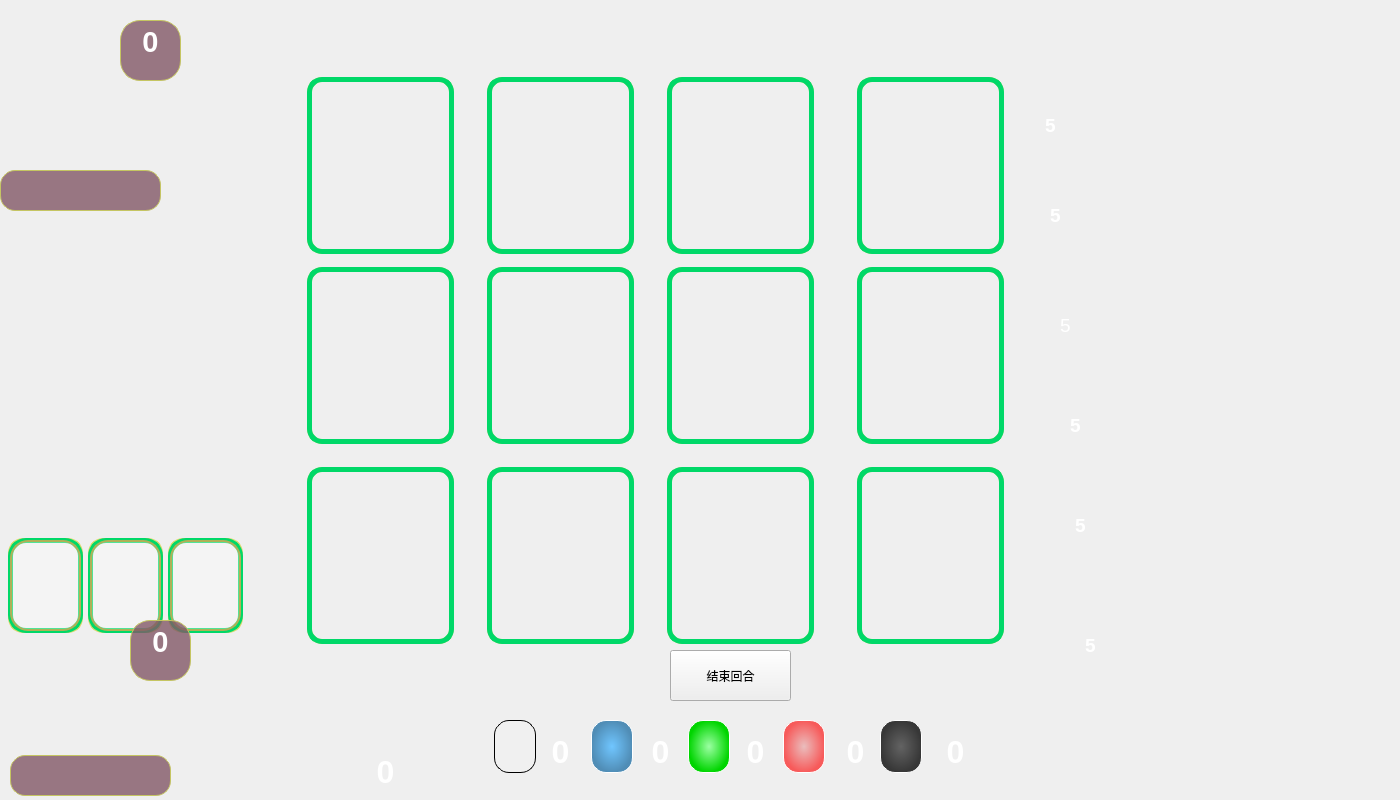
<?xml version="1.0" encoding="UTF-8"?>
<ui version="4.0">
 <class>gameInterface</class>
 <widget class="QWidget" name="gameInterface">
  <property name="geometry">
   <rect>
    <x>0</x>
    <y>0</y>
    <width>1400</width>
    <height>800</height>
   </rect>
  </property>
  <property name="minimumSize">
   <size>
    <width>1400</width>
    <height>800</height>
   </size>
  </property>
  <property name="maximumSize">
   <size>
    <width>1400</width>
    <height>800</height>
   </size>
  </property>
  <property name="focusPolicy">
   <enum>Qt::NoFocus</enum>
  </property>
  <property name="windowTitle">
   <string>gameInterface</string>
  </property>
  <property name="windowIcon">
   <iconset>
    <normaloff>:/images/打开界面.png</normaloff>:/images/打开界面.png</iconset>
  </property>
  <property name="styleSheet">
   <string notr="true">#gameInterface{
border-image: url(:/images/background.png);
}</string>
  </property>
  <widget class="QPushButton" name="card1_1">
   <property name="geometry">
    <rect>
     <x>310</x>
     <y>80</y>
     <width>141</width>
     <height>171</height>
    </rect>
   </property>
   <property name="styleSheet">
    <string notr="true">border-radius:15px;
border-image: url(:/images/card/blue-high/1.png);


</string>
   </property>
   <property name="text">
    <string/>
   </property>
  </widget>
  <widget class="QPushButton" name="card1_2">
   <property name="geometry">
    <rect>
     <x>490</x>
     <y>80</y>
     <width>141</width>
     <height>171</height>
    </rect>
   </property>
   <property name="styleSheet">
    <string notr="true">border-radius:15px;
border-image: url(:/images/card/blue-high/2.png);</string>
   </property>
   <property name="text">
    <string/>
   </property>
  </widget>
  <widget class="QPushButton" name="card1_3">
   <property name="geometry">
    <rect>
     <x>670</x>
     <y>80</y>
     <width>141</width>
     <height>171</height>
    </rect>
   </property>
   <property name="styleSheet">
    <string notr="true">border-radius:15px;
border-image: url(:/images/card/blue-high/3.png);</string>
   </property>
   <property name="text">
    <string/>
   </property>
  </widget>
  <widget class="QPushButton" name="card1_4">
   <property name="geometry">
    <rect>
     <x>860</x>
     <y>80</y>
     <width>141</width>
     <height>171</height>
    </rect>
   </property>
   <property name="styleSheet">
    <string notr="true">border-radius:15px;
border-image: url(:/images/card/blue-high/4.png);</string>
   </property>
   <property name="text">
    <string/>
   </property>
  </widget>
  <widget class="QPushButton" name="card2_1">
   <property name="geometry">
    <rect>
     <x>310</x>
     <y>270</y>
     <width>141</width>
     <height>171</height>
    </rect>
   </property>
   <property name="styleSheet">
    <string notr="true">border-radius:15px;
border-image: url(:/images/card/yellow-middle/1.png);</string>
   </property>
   <property name="text">
    <string/>
   </property>
  </widget>
  <widget class="QPushButton" name="card2_2">
   <property name="geometry">
    <rect>
     <x>490</x>
     <y>270</y>
     <width>141</width>
     <height>171</height>
    </rect>
   </property>
   <property name="styleSheet">
    <string notr="true">border-radius:15px;
border-image: url(:/images/card/yellow-middle/2.png);</string>
   </property>
   <property name="text">
    <string/>
   </property>
  </widget>
  <widget class="QPushButton" name="card2_3">
   <property name="geometry">
    <rect>
     <x>670</x>
     <y>270</y>
     <width>141</width>
     <height>171</height>
    </rect>
   </property>
   <property name="styleSheet">
    <string notr="true">border-radius:15px;
border-image: url(:/images/card/yellow-middle/3.png);</string>
   </property>
   <property name="text">
    <string/>
   </property>
  </widget>
  <widget class="QPushButton" name="card2_4">
   <property name="geometry">
    <rect>
     <x>860</x>
     <y>270</y>
     <width>141</width>
     <height>171</height>
    </rect>
   </property>
   <property name="styleSheet">
    <string notr="true">border-radius:15px;
border-image: url(:/images/card/yellow-middle/4.png);</string>
   </property>
   <property name="text">
    <string/>
   </property>
  </widget>
  <widget class="QPushButton" name="card3_1">
   <property name="geometry">
    <rect>
     <x>310</x>
     <y>470</y>
     <width>141</width>
     <height>171</height>
    </rect>
   </property>
   <property name="styleSheet">
    <string notr="true">border-radius:15px;
border-image: url(:/images/card/green-low/1.png);</string>
   </property>
   <property name="text">
    <string/>
   </property>
  </widget>
  <widget class="QPushButton" name="card3_2">
   <property name="geometry">
    <rect>
     <x>490</x>
     <y>470</y>
     <width>141</width>
     <height>171</height>
    </rect>
   </property>
   <property name="styleSheet">
    <string notr="true">border-radius:15px;
border-image: url(:/images/card/green-low/2.png);</string>
   </property>
   <property name="text">
    <string/>
   </property>
  </widget>
  <widget class="QPushButton" name="card3_3">
   <property name="geometry">
    <rect>
     <x>670</x>
     <y>470</y>
     <width>141</width>
     <height>171</height>
    </rect>
   </property>
   <property name="styleSheet">
    <string notr="true">border-radius:15px;
border-image: url(:/images/card/green-low/3.png);</string>
   </property>
   <property name="text">
    <string/>
   </property>
  </widget>
  <widget class="QPushButton" name="card3_4">
   <property name="geometry">
    <rect>
     <x>860</x>
     <y>470</y>
     <width>141</width>
     <height>171</height>
    </rect>
   </property>
   <property name="styleSheet">
    <string notr="true">border-radius:15px;
border-image: url(:/images/card/green-low/4.png);
</string>
   </property>
   <property name="text">
    <string/>
   </property>
  </widget>
  <widget class="QTextBrowser" name="gold_num">
   <property name="geometry">
    <rect>
     <x>1030</x>
     <y>110</y>
     <width>41</width>
     <height>41</height>
    </rect>
   </property>
   <property name="styleSheet">
    <string notr="true">background:transparent;
border-width:0;
border-style:outset</string>
   </property>
   <property name="html">
    <string>&lt;!DOCTYPE HTML PUBLIC &quot;-//W3C//DTD HTML 4.0//EN&quot; &quot;http://www.w3.org/TR/REC-html40/strict.dtd&quot;&gt;
&lt;html&gt;&lt;head&gt;&lt;meta name=&quot;qrichtext&quot; content=&quot;1&quot; /&gt;&lt;style type=&quot;text/css&quot;&gt;
p, li { white-space: pre-wrap; }
&lt;/style&gt;&lt;/head&gt;&lt;body style=&quot; font-family:'SimSun'; font-size:9pt; font-weight:400; font-style:normal;&quot;&gt;
&lt;p align=&quot;center&quot; style=&quot; margin-top:0px; margin-bottom:0px; margin-left:0px; margin-right:0px; -qt-block-indent:0; text-indent:0px;&quot;&gt;&lt;span style=&quot; font-size:14pt; font-weight:600; color:#ffffff;&quot;&gt;5&lt;/span&gt;&lt;/p&gt;&lt;/body&gt;&lt;/html&gt;</string>
   </property>
  </widget>
  <widget class="QTextBrowser" name="black_num">
   <property name="geometry">
    <rect>
     <x>1030</x>
     <y>200</y>
     <width>51</width>
     <height>51</height>
    </rect>
   </property>
   <property name="styleSheet">
    <string notr="true">background:transparent;
border-width:0;
border-style:outset</string>
   </property>
   <property name="html">
    <string>&lt;!DOCTYPE HTML PUBLIC &quot;-//W3C//DTD HTML 4.0//EN&quot; &quot;http://www.w3.org/TR/REC-html40/strict.dtd&quot;&gt;
&lt;html&gt;&lt;head&gt;&lt;meta name=&quot;qrichtext&quot; content=&quot;1&quot; /&gt;&lt;style type=&quot;text/css&quot;&gt;
p, li { white-space: pre-wrap; }
&lt;/style&gt;&lt;/head&gt;&lt;body style=&quot; font-family:'SimSun'; font-size:9pt; font-weight:400; font-style:normal;&quot;&gt;
&lt;p align=&quot;center&quot; style=&quot; margin-top:12px; margin-bottom:12px; margin-left:0px; margin-right:0px; -qt-block-indent:0; text-indent:0px;&quot;&gt;&lt;span style=&quot; font-size:14pt; font-weight:600; color:#ffffff;&quot;&gt;5&lt;/span&gt;&lt;/p&gt;&lt;/body&gt;&lt;/html&gt;</string>
   </property>
  </widget>
  <widget class="QTextBrowser" name="red_num">
   <property name="geometry">
    <rect>
     <x>1040</x>
     <y>310</y>
     <width>51</width>
     <height>41</height>
    </rect>
   </property>
   <property name="styleSheet">
    <string notr="true">background:transparent;
border-width:0;
border-style:outset</string>
   </property>
   <property name="html">
    <string>&lt;!DOCTYPE HTML PUBLIC &quot;-//W3C//DTD HTML 4.0//EN&quot; &quot;http://www.w3.org/TR/REC-html40/strict.dtd&quot;&gt;
&lt;html&gt;&lt;head&gt;&lt;meta name=&quot;qrichtext&quot; content=&quot;1&quot; /&gt;&lt;style type=&quot;text/css&quot;&gt;
p, li { white-space: pre-wrap; }
&lt;/style&gt;&lt;/head&gt;&lt;body style=&quot; font-family:'SimSun'; font-size:9pt; font-weight:400; font-style:normal;&quot;&gt;
&lt;p align=&quot;center&quot; style=&quot; margin-top:0px; margin-bottom:0px; margin-left:0px; margin-right:0px; -qt-block-indent:0; text-indent:0px;&quot;&gt;&lt;span style=&quot; font-size:14pt; color:#ffffff;&quot;&gt;5&lt;/span&gt;&lt;/p&gt;&lt;/body&gt;&lt;/html&gt;</string>
   </property>
  </widget>
  <widget class="QTextBrowser" name="green_num">
   <property name="geometry">
    <rect>
     <x>1050</x>
     <y>410</y>
     <width>51</width>
     <height>51</height>
    </rect>
   </property>
   <property name="styleSheet">
    <string notr="true">background:transparent;
border-width:0;
border-style:outset</string>
   </property>
   <property name="html">
    <string>&lt;!DOCTYPE HTML PUBLIC &quot;-//W3C//DTD HTML 4.0//EN&quot; &quot;http://www.w3.org/TR/REC-html40/strict.dtd&quot;&gt;
&lt;html&gt;&lt;head&gt;&lt;meta name=&quot;qrichtext&quot; content=&quot;1&quot; /&gt;&lt;style type=&quot;text/css&quot;&gt;
p, li { white-space: pre-wrap; }
&lt;/style&gt;&lt;/head&gt;&lt;body style=&quot; font-family:'SimSun'; font-size:9pt; font-weight:400; font-style:normal;&quot;&gt;
&lt;p align=&quot;center&quot; style=&quot; margin-top:0px; margin-bottom:0px; margin-left:0px; margin-right:0px; -qt-block-indent:0; text-indent:0px;&quot;&gt;&lt;span style=&quot; font-size:14pt; font-weight:600; color:#ffffff;&quot;&gt;5&lt;/span&gt;&lt;/p&gt;&lt;/body&gt;&lt;/html&gt;</string>
   </property>
  </widget>
  <widget class="QTextBrowser" name="blue_num">
   <property name="geometry">
    <rect>
     <x>1060</x>
     <y>510</y>
     <width>41</width>
     <height>41</height>
    </rect>
   </property>
   <property name="styleSheet">
    <string notr="true">background:transparent;
border-width:0;
border-style:outset</string>
   </property>
   <property name="html">
    <string>&lt;!DOCTYPE HTML PUBLIC &quot;-//W3C//DTD HTML 4.0//EN&quot; &quot;http://www.w3.org/TR/REC-html40/strict.dtd&quot;&gt;
&lt;html&gt;&lt;head&gt;&lt;meta name=&quot;qrichtext&quot; content=&quot;1&quot; /&gt;&lt;style type=&quot;text/css&quot;&gt;
p, li { white-space: pre-wrap; }
&lt;/style&gt;&lt;/head&gt;&lt;body style=&quot; font-family:'SimSun'; font-size:9pt; font-weight:400; font-style:normal;&quot;&gt;
&lt;p align=&quot;center&quot; style=&quot; margin-top:0px; margin-bottom:0px; margin-left:0px; margin-right:0px; -qt-block-indent:0; text-indent:0px;&quot;&gt;&lt;span style=&quot; font-size:14pt; font-weight:600; color:#ffffff;&quot;&gt;5&lt;/span&gt;&lt;/p&gt;&lt;/body&gt;&lt;/html&gt;</string>
   </property>
  </widget>
  <widget class="QTextBrowser" name="white_num">
   <property name="geometry">
    <rect>
     <x>1070</x>
     <y>630</y>
     <width>41</width>
     <height>41</height>
    </rect>
   </property>
   <property name="styleSheet">
    <string notr="true">background:transparent;
border-width:0;
border-style:outset</string>
   </property>
   <property name="html">
    <string>&lt;!DOCTYPE HTML PUBLIC &quot;-//W3C//DTD HTML 4.0//EN&quot; &quot;http://www.w3.org/TR/REC-html40/strict.dtd&quot;&gt;
&lt;html&gt;&lt;head&gt;&lt;meta name=&quot;qrichtext&quot; content=&quot;1&quot; /&gt;&lt;style type=&quot;text/css&quot;&gt;
p, li { white-space: pre-wrap; }
&lt;/style&gt;&lt;/head&gt;&lt;body style=&quot; font-family:'SimSun'; font-size:9pt; font-weight:400; font-style:normal;&quot;&gt;
&lt;p align=&quot;center&quot; style=&quot; margin-top:0px; margin-bottom:0px; margin-left:0px; margin-right:0px; -qt-block-indent:0; text-indent:0px;&quot;&gt;&lt;span style=&quot; font-size:14pt; font-weight:600; color:#ffffff;&quot;&gt;5&lt;/span&gt;&lt;/p&gt;&lt;/body&gt;&lt;/html&gt;</string>
   </property>
  </widget>
  <widget class="QLabel" name="money">
   <property name="geometry">
    <rect>
     <x>480</x>
     <y>710</y>
     <width>501</width>
     <height>91</height>
    </rect>
   </property>
   <property name="styleSheet">
    <string notr="true">border-image: url(:/images/bb.png);
border-radius:20px;</string>
   </property>
   <property name="text">
    <string/>
   </property>
  </widget>
  <widget class="QTextBrowser" name="white_have">
   <property name="geometry">
    <rect>
     <x>535</x>
     <y>730</y>
     <width>51</width>
     <height>61</height>
    </rect>
   </property>
   <property name="styleSheet">
    <string notr="true">background:transparent;
border-width:0;
border-style:outset</string>
   </property>
   <property name="html">
    <string>&lt;!DOCTYPE HTML PUBLIC &quot;-//W3C//DTD HTML 4.0//EN&quot; &quot;http://www.w3.org/TR/REC-html40/strict.dtd&quot;&gt;
&lt;html&gt;&lt;head&gt;&lt;meta name=&quot;qrichtext&quot; content=&quot;1&quot; /&gt;&lt;style type=&quot;text/css&quot;&gt;
p, li { white-space: pre-wrap; }
&lt;/style&gt;&lt;/head&gt;&lt;body style=&quot; font-family:'SimSun'; font-size:9pt; font-weight:400; font-style:normal;&quot;&gt;
&lt;p align=&quot;center&quot; style=&quot; margin-top:0px; margin-bottom:0px; margin-left:0px; margin-right:0px; -qt-block-indent:0; text-indent:0px;&quot;&gt;&lt;span style=&quot; font-size:24pt; font-weight:600; color:#ffffff;&quot;&gt;0&lt;/span&gt;&lt;/p&gt;&lt;/body&gt;&lt;/html&gt;</string>
   </property>
  </widget>
  <widget class="QTextBrowser" name="blue_have">
   <property name="geometry">
    <rect>
     <x>635</x>
     <y>730</y>
     <width>51</width>
     <height>61</height>
    </rect>
   </property>
   <property name="styleSheet">
    <string notr="true">background:transparent;
border-width:0;
border-style:outset</string>
   </property>
   <property name="html">
    <string>&lt;!DOCTYPE HTML PUBLIC &quot;-//W3C//DTD HTML 4.0//EN&quot; &quot;http://www.w3.org/TR/REC-html40/strict.dtd&quot;&gt;
&lt;html&gt;&lt;head&gt;&lt;meta name=&quot;qrichtext&quot; content=&quot;1&quot; /&gt;&lt;style type=&quot;text/css&quot;&gt;
p, li { white-space: pre-wrap; }
&lt;/style&gt;&lt;/head&gt;&lt;body style=&quot; font-family:'SimSun'; font-size:9pt; font-weight:400; font-style:normal;&quot;&gt;
&lt;p align=&quot;center&quot; style=&quot; margin-top:0px; margin-bottom:0px; margin-left:0px; margin-right:0px; -qt-block-indent:0; text-indent:0px;&quot;&gt;&lt;span style=&quot; font-size:24pt; font-weight:600; color:#ffffff;&quot;&gt;0&lt;/span&gt;&lt;/p&gt;&lt;/body&gt;&lt;/html&gt;</string>
   </property>
  </widget>
  <widget class="QTextBrowser" name="green_have">
   <property name="geometry">
    <rect>
     <x>730</x>
     <y>730</y>
     <width>51</width>
     <height>61</height>
    </rect>
   </property>
   <property name="styleSheet">
    <string notr="true">background:transparent;
border-width:0;
border-style:outset</string>
   </property>
   <property name="html">
    <string>&lt;!DOCTYPE HTML PUBLIC &quot;-//W3C//DTD HTML 4.0//EN&quot; &quot;http://www.w3.org/TR/REC-html40/strict.dtd&quot;&gt;
&lt;html&gt;&lt;head&gt;&lt;meta name=&quot;qrichtext&quot; content=&quot;1&quot; /&gt;&lt;style type=&quot;text/css&quot;&gt;
p, li { white-space: pre-wrap; }
&lt;/style&gt;&lt;/head&gt;&lt;body style=&quot; font-family:'SimSun'; font-size:9pt; font-weight:400; font-style:normal;&quot;&gt;
&lt;p align=&quot;center&quot; style=&quot; margin-top:0px; margin-bottom:0px; margin-left:0px; margin-right:0px; -qt-block-indent:0; text-indent:0px;&quot;&gt;&lt;span style=&quot; font-size:24pt; font-weight:600; color:#ffffff;&quot;&gt;0&lt;/span&gt;&lt;/p&gt;&lt;/body&gt;&lt;/html&gt;</string>
   </property>
  </widget>
  <widget class="QTextBrowser" name="red_have">
   <property name="geometry">
    <rect>
     <x>830</x>
     <y>730</y>
     <width>51</width>
     <height>61</height>
    </rect>
   </property>
   <property name="styleSheet">
    <string notr="true">background:transparent;
border-width:0;
border-style:outset</string>
   </property>
   <property name="html">
    <string>&lt;!DOCTYPE HTML PUBLIC &quot;-//W3C//DTD HTML 4.0//EN&quot; &quot;http://www.w3.org/TR/REC-html40/strict.dtd&quot;&gt;
&lt;html&gt;&lt;head&gt;&lt;meta name=&quot;qrichtext&quot; content=&quot;1&quot; /&gt;&lt;style type=&quot;text/css&quot;&gt;
p, li { white-space: pre-wrap; }
&lt;/style&gt;&lt;/head&gt;&lt;body style=&quot; font-family:'SimSun'; font-size:9pt; font-weight:400; font-style:normal;&quot;&gt;
&lt;p align=&quot;center&quot; style=&quot; margin-top:0px; margin-bottom:0px; margin-left:0px; margin-right:0px; -qt-block-indent:0; text-indent:0px;&quot;&gt;&lt;span style=&quot; font-size:24pt; font-weight:600; color:#ffffff;&quot;&gt;0&lt;/span&gt;&lt;/p&gt;&lt;/body&gt;&lt;/html&gt;</string>
   </property>
  </widget>
  <widget class="QTextBrowser" name="black_have">
   <property name="geometry">
    <rect>
     <x>930</x>
     <y>730</y>
     <width>51</width>
     <height>61</height>
    </rect>
   </property>
   <property name="styleSheet">
    <string notr="true">background:transparent;
border-width:0;
border-style:outset</string>
   </property>
   <property name="html">
    <string>&lt;!DOCTYPE HTML PUBLIC &quot;-//W3C//DTD HTML 4.0//EN&quot; &quot;http://www.w3.org/TR/REC-html40/strict.dtd&quot;&gt;
&lt;html&gt;&lt;head&gt;&lt;meta name=&quot;qrichtext&quot; content=&quot;1&quot; /&gt;&lt;style type=&quot;text/css&quot;&gt;
p, li { white-space: pre-wrap; }
&lt;/style&gt;&lt;/head&gt;&lt;body style=&quot; font-family:'SimSun'; font-size:9pt; font-weight:400; font-style:normal;&quot;&gt;
&lt;p align=&quot;center&quot; style=&quot; margin-top:0px; margin-bottom:0px; margin-left:0px; margin-right:0px; -qt-block-indent:0; text-indent:0px;&quot;&gt;&lt;span style=&quot; font-size:24pt; font-weight:600; color:#ffffff;&quot;&gt;0&lt;/span&gt;&lt;/p&gt;&lt;/body&gt;&lt;/html&gt;</string>
   </property>
  </widget>
  <widget class="QLabel" name="label">
   <property name="geometry">
    <rect>
     <x>390</x>
     <y>710</y>
     <width>91</width>
     <height>81</height>
    </rect>
   </property>
   <property name="styleSheet">
    <string notr="true">border-image: url(:/images/bbb.png);
border-radius:35px;</string>
   </property>
   <property name="text">
    <string/>
   </property>
  </widget>
  <widget class="QTextBrowser" name="gold_have">
   <property name="geometry">
    <rect>
     <x>360</x>
     <y>750</y>
     <width>51</width>
     <height>61</height>
    </rect>
   </property>
   <property name="styleSheet">
    <string notr="true">background:transparent;
border-width:0;
border-style:outset</string>
   </property>
   <property name="html">
    <string>&lt;!DOCTYPE HTML PUBLIC &quot;-//W3C//DTD HTML 4.0//EN&quot; &quot;http://www.w3.org/TR/REC-html40/strict.dtd&quot;&gt;
&lt;html&gt;&lt;head&gt;&lt;meta name=&quot;qrichtext&quot; content=&quot;1&quot; /&gt;&lt;style type=&quot;text/css&quot;&gt;
p, li { white-space: pre-wrap; }
&lt;/style&gt;&lt;/head&gt;&lt;body style=&quot; font-family:'SimSun'; font-size:9pt; font-weight:400; font-style:normal;&quot;&gt;
&lt;p align=&quot;center&quot; style=&quot; margin-top:0px; margin-bottom:0px; margin-left:0px; margin-right:0px; -qt-block-indent:0; text-indent:0px;&quot;&gt;&lt;span style=&quot; font-size:24pt; font-weight:600; color:#ffffff;&quot;&gt;0&lt;/span&gt;&lt;/p&gt;&lt;/body&gt;&lt;/html&gt;</string>
   </property>
  </widget>
  <widget class="QPushButton" name="selectBlack">
   <property name="geometry">
    <rect>
     <x>1070</x>
     <y>150</y>
     <width>71</width>
     <height>61</height>
    </rect>
   </property>
   <property name="styleSheet">
    <string notr="true">border-radius:15px;


</string>
   </property>
   <property name="text">
    <string/>
   </property>
  </widget>
  <widget class="QPushButton" name="selectRed">
   <property name="geometry">
    <rect>
     <x>1070</x>
     <y>240</y>
     <width>71</width>
     <height>61</height>
    </rect>
   </property>
   <property name="styleSheet">
    <string notr="true">border-radius:15px;


</string>
   </property>
   <property name="text">
    <string/>
   </property>
  </widget>
  <widget class="QPushButton" name="selectGreen">
   <property name="geometry">
    <rect>
     <x>1080</x>
     <y>350</y>
     <width>71</width>
     <height>61</height>
    </rect>
   </property>
   <property name="styleSheet">
    <string notr="true">border-radius:15px;


</string>
   </property>
   <property name="text">
    <string/>
   </property>
  </widget>
  <widget class="QPushButton" name="selectBlue">
   <property name="geometry">
    <rect>
     <x>1090</x>
     <y>460</y>
     <width>71</width>
     <height>61</height>
    </rect>
   </property>
   <property name="styleSheet">
    <string notr="true">border-radius:15px;


</string>
   </property>
   <property name="text">
    <string/>
   </property>
  </widget>
  <widget class="QPushButton" name="selectWhite">
   <property name="geometry">
    <rect>
     <x>1110</x>
     <y>580</y>
     <width>71</width>
     <height>61</height>
    </rect>
   </property>
   <property name="styleSheet">
    <string notr="true">border-radius:15px;


</string>
   </property>
   <property name="text">
    <string/>
   </property>
  </widget>
  <widget class="QTextBrowser" name="gradePeople2">
   <property name="geometry">
    <rect>
     <x>120</x>
     <y>20</y>
     <width>61</width>
     <height>61</height>
    </rect>
   </property>
   <property name="styleSheet">
    <string notr="true">background-color:rgba(130, 87, 103,0.8);
border-radius:20px;
border:1px solid rgb(197, 197, 98)</string>
   </property>
   <property name="html">
    <string>&lt;!DOCTYPE HTML PUBLIC &quot;-//W3C//DTD HTML 4.0//EN&quot; &quot;http://www.w3.org/TR/REC-html40/strict.dtd&quot;&gt;
&lt;html&gt;&lt;head&gt;&lt;meta name=&quot;qrichtext&quot; content=&quot;1&quot; /&gt;&lt;style type=&quot;text/css&quot;&gt;
p, li { white-space: pre-wrap; }
&lt;/style&gt;&lt;/head&gt;&lt;body style=&quot; font-family:'SimSun'; font-size:9pt; font-weight:400; font-style:normal;&quot;&gt;
&lt;p align=&quot;center&quot; style=&quot; margin-top:0px; margin-bottom:0px; margin-left:0px; margin-right:0px; -qt-block-indent:0; text-indent:0px;&quot;&gt;&lt;span style=&quot; font-size:22pt; font-weight:600; color:#ffffff;&quot;&gt;0&lt;/span&gt;&lt;/p&gt;&lt;/body&gt;&lt;/html&gt;</string>
   </property>
  </widget>
  <widget class="QTextBrowser" name="gradePeople1">
   <property name="geometry">
    <rect>
     <x>130</x>
     <y>620</y>
     <width>61</width>
     <height>61</height>
    </rect>
   </property>
   <property name="styleSheet">
    <string notr="true">background-color:rgba(130, 87, 103,0.8);
border-radius:20px;
border:1px solid rgb(197, 197, 98)
</string>
   </property>
   <property name="html">
    <string>&lt;!DOCTYPE HTML PUBLIC &quot;-//W3C//DTD HTML 4.0//EN&quot; &quot;http://www.w3.org/TR/REC-html40/strict.dtd&quot;&gt;
&lt;html&gt;&lt;head&gt;&lt;meta name=&quot;qrichtext&quot; content=&quot;1&quot; /&gt;&lt;style type=&quot;text/css&quot;&gt;
p, li { white-space: pre-wrap; }
&lt;/style&gt;&lt;/head&gt;&lt;body style=&quot; font-family:'SimSun'; font-size:9pt; font-weight:400; font-style:normal;&quot;&gt;
&lt;p align=&quot;center&quot; style=&quot; margin-top:0px; margin-bottom:0px; margin-left:0px; margin-right:0px; -qt-block-indent:0; text-indent:0px;&quot;&gt;&lt;span style=&quot; font-size:22pt; font-weight:600; color:#ffffff;&quot;&gt;0&lt;/span&gt;&lt;/p&gt;&lt;/body&gt;&lt;/html&gt;</string>
   </property>
  </widget>
  <widget class="QToolButton" name="re">
   <property name="geometry">
    <rect>
     <x>1340</x>
     <y>0</y>
     <width>61</width>
     <height>141</height>
    </rect>
   </property>
   <property name="styleSheet">
    <string notr="true">background-color: rgba(255, 255, 255, 0);
border:none;
border-radius:30px;</string>
   </property>
   <property name="text">
    <string/>
   </property>
  </widget>
  <widget class="QToolButton" name="changeMan">
   <property name="geometry">
    <rect>
     <x>670</x>
     <y>650</y>
     <width>121</width>
     <height>51</height>
    </rect>
   </property>
   <property name="styleSheet">
    <string notr="true">font: 14pt &quot;华文彩云&quot;;
border-radius:15px;
background-color: qlineargradient(spread: pad, x1: 0, y1: 0, x2: 0, y2: 1,\ stop : 0 rgba(255, 255, 255, 200),\ stop : 0.5 rgba(0, 100, 255, 255),\ stop : 1 rgba(255, 255, 255, 200));
color:rgb(255,255,255);</string>
   </property>
   <property name="text">
    <string>结束回合</string>
   </property>
  </widget>
  <widget class="QLabel" name="background">
   <property name="geometry">
    <rect>
     <x>0</x>
     <y>0</y>
     <width>1400</width>
     <height>800</height>
    </rect>
   </property>
   <property name="minimumSize">
    <size>
     <width>1400</width>
     <height>800</height>
    </size>
   </property>
   <property name="maximumSize">
    <size>
     <width>1400</width>
     <height>800</height>
    </size>
   </property>
   <property name="styleSheet">
    <string notr="true">border-image: url(:/images/background.png);</string>
   </property>
   <property name="text">
    <string/>
   </property>
  </widget>
  <widget class="QToolButton" name="oppo1">
   <property name="geometry">
    <rect>
     <x>0</x>
     <y>40</y>
     <width>201</width>
     <height>151</height>
    </rect>
   </property>
   <property name="styleSheet">
    <string notr="true">background-color: rgba(255, 255, 254, 0);
border-top-right-radius:65px;
border-bottom-right-radius:65px;
</string>
   </property>
   <property name="text">
    <string/>
   </property>
  </widget>
  <widget class="QLabel" name="oppo_turn">
   <property name="geometry">
    <rect>
     <x>0</x>
     <y>632</y>
     <width>227</width>
     <height>171</height>
    </rect>
   </property>
   <property name="styleSheet">
    <string notr="true">border-image: url(:/images/oppo_turn.png);
border-top-right-radius:80px;
border-bottom-right-radius:80px;
</string>
   </property>
   <property name="text">
    <string/>
   </property>
  </widget>
  <widget class="QLabel" name="oppo_turn_2">
   <property name="geometry">
    <rect>
     <x>0</x>
     <y>40</y>
     <width>197</width>
     <height>151</height>
    </rect>
   </property>
   <property name="styleSheet">
    <string notr="true">border-image: url(:/images/myturn.png);
border-top-right-radius:75px;
border-bottom-right-radius:75px;</string>
   </property>
   <property name="text">
    <string/>
   </property>
  </widget>
  <widget class="QLabel" name="highlight1_1">
   <property name="geometry">
    <rect>
     <x>307</x>
     <y>77</y>
     <width>147</width>
     <height>177</height>
    </rect>
   </property>
   <property name="styleSheet">
    <string notr="true">border-radius:15px;
border:5px solid rgb(0, 216, 104)</string>
   </property>
   <property name="text">
    <string/>
   </property>
  </widget>
  <widget class="QLabel" name="highlight1_2">
   <property name="geometry">
    <rect>
     <x>487</x>
     <y>77</y>
     <width>147</width>
     <height>177</height>
    </rect>
   </property>
   <property name="styleSheet">
    <string notr="true">border:5px solid rgb(0, 216, 104);
border-radius:15px;</string>
   </property>
   <property name="text">
    <string/>
   </property>
  </widget>
  <widget class="QLabel" name="highlight1_3">
   <property name="geometry">
    <rect>
     <x>667</x>
     <y>77</y>
     <width>147</width>
     <height>177</height>
    </rect>
   </property>
   <property name="styleSheet">
    <string notr="true">border:5px solid rgb(0, 216, 104);
border-radius:15px;</string>
   </property>
   <property name="text">
    <string/>
   </property>
  </widget>
  <widget class="QLabel" name="highlight1_4">
   <property name="geometry">
    <rect>
     <x>857</x>
     <y>77</y>
     <width>147</width>
     <height>177</height>
    </rect>
   </property>
   <property name="styleSheet">
    <string notr="true">border:5px solid rgb(0, 216, 104);
border-radius:15px;</string>
   </property>
   <property name="text">
    <string/>
   </property>
  </widget>
  <widget class="QLabel" name="highlight2_1">
   <property name="geometry">
    <rect>
     <x>307</x>
     <y>267</y>
     <width>147</width>
     <height>177</height>
    </rect>
   </property>
   <property name="styleSheet">
    <string notr="true">border:5px solid rgb(0, 216, 104);
border-radius:15px;</string>
   </property>
   <property name="text">
    <string/>
   </property>
  </widget>
  <widget class="QLabel" name="highlight2_2">
   <property name="geometry">
    <rect>
     <x>487</x>
     <y>267</y>
     <width>147</width>
     <height>177</height>
    </rect>
   </property>
   <property name="styleSheet">
    <string notr="true">border:5px solid rgb(0, 216, 104);
border-radius:15px;</string>
   </property>
   <property name="text">
    <string/>
   </property>
  </widget>
  <widget class="QLabel" name="highlight2_3">
   <property name="geometry">
    <rect>
     <x>667</x>
     <y>267</y>
     <width>147</width>
     <height>177</height>
    </rect>
   </property>
   <property name="styleSheet">
    <string notr="true">border:5px solid rgb(0, 216, 104);
border-radius:15px;</string>
   </property>
   <property name="text">
    <string/>
   </property>
  </widget>
  <widget class="QLabel" name="highlight2_4">
   <property name="geometry">
    <rect>
     <x>857</x>
     <y>267</y>
     <width>147</width>
     <height>177</height>
    </rect>
   </property>
   <property name="styleSheet">
    <string notr="true">border:5px solid rgb(0, 216, 104);
border-radius:15px;</string>
   </property>
   <property name="text">
    <string/>
   </property>
  </widget>
  <widget class="QLabel" name="highlight3_1">
   <property name="geometry">
    <rect>
     <x>307</x>
     <y>467</y>
     <width>147</width>
     <height>177</height>
    </rect>
   </property>
   <property name="styleSheet">
    <string notr="true">border:5px solid rgb(0, 216, 104);
border-radius:15px;
</string>
   </property>
   <property name="text">
    <string/>
   </property>
  </widget>
  <widget class="QLabel" name="highlight3_2">
   <property name="geometry">
    <rect>
     <x>487</x>
     <y>467</y>
     <width>147</width>
     <height>177</height>
    </rect>
   </property>
   <property name="styleSheet">
    <string notr="true">border:5px solid rgb(0, 216, 104);
border-radius:15px;</string>
   </property>
   <property name="text">
    <string/>
   </property>
  </widget>
  <widget class="QLabel" name="highlight3_3">
   <property name="geometry">
    <rect>
     <x>667</x>
     <y>467</y>
     <width>147</width>
     <height>177</height>
    </rect>
   </property>
   <property name="styleSheet">
    <string notr="true">border:5px solid rgb(0, 216, 104);
border-radius:15px;</string>
   </property>
   <property name="text">
    <string/>
   </property>
  </widget>
  <widget class="QLabel" name="highlight3_4">
   <property name="geometry">
    <rect>
     <x>857</x>
     <y>467</y>
     <width>147</width>
     <height>177</height>
    </rect>
   </property>
   <property name="styleSheet">
    <string notr="true">border:5px solid rgb(0, 216, 104);
border-radius:15px;</string>
   </property>
   <property name="text">
    <string/>
   </property>
  </widget>
  <widget class="QTextBrowser" name="black_card">
   <property name="geometry">
    <rect>
     <x>880</x>
     <y>720</y>
     <width>42</width>
     <height>53</height>
    </rect>
   </property>
   <property name="styleSheet">
    <string notr="true">background-color: qradialgradient(spread:pad, cx:0.5, cy:0.5, radius:0.5, fx:0.5, fy:0.5, stop:0 rgba(99, 99, 99, 255), stop:1 rgba(55, 55, 55, 255));
border-radius:15px;
border:1px solid white;</string>
   </property>
  </widget>
  <widget class="QTextBrowser" name="blue_card">
   <property name="geometry">
    <rect>
     <x>591</x>
     <y>720</y>
     <width>42</width>
     <height>53</height>
    </rect>
   </property>
   <property name="styleSheet">
    <string notr="true">background-color: qradialgradient(spread:pad, cx:0.5, cy:0.5, radius:0.5, fx:0.5, fy:0.5, stop:0 rgba(112, 198, 255, 255), stop:1 rgba(80, 141, 182, 255));
border:1px solid white;
border-radius:15px;
</string>
   </property>
  </widget>
  <widget class="QTextBrowser" name="green_card">
   <property name="geometry">
    <rect>
     <x>688</x>
     <y>720</y>
     <width>42</width>
     <height>53</height>
    </rect>
   </property>
   <property name="styleSheet">
    <string notr="true">background-color: qradialgradient(spread:pad, cx:0.5, cy:0.5, radius:0.5, fx:0.5, fy:0.5, stop:0 rgba(155, 255, 162, 255), stop:1 rgba(0, 213, 0, 255));
border-radius:15px;
border:1px solid white;</string>
   </property>
  </widget>
  <widget class="QTextBrowser" name="red_card">
   <property name="geometry">
    <rect>
     <x>783</x>
     <y>720</y>
     <width>42</width>
     <height>53</height>
    </rect>
   </property>
   <property name="styleSheet">
    <string notr="true">background-color: qradialgradient(spread:pad, cx:0.5, cy:0.5, radius:0.5, fx:0.5, fy:0.5, stop:0 rgba(234, 189, 189, 255), stop:1 rgba(247, 90, 90, 255));
border-radius:15px;
border:1px solid white;</string>
   </property>
  </widget>
  <widget class="QTextBrowser" name="white_card">
   <property name="geometry">
    <rect>
     <x>494</x>
     <y>720</y>
     <width>42</width>
     <height>53</height>
    </rect>
   </property>
   <property name="styleSheet">
    <string notr="true">background-color: rgb(240, 240, 240);
border-radius:15px;
border:1px solid black;</string>
   </property>
   <property name="html">
    <string>&lt;!DOCTYPE HTML PUBLIC &quot;-//W3C//DTD HTML 4.0//EN&quot; &quot;http://www.w3.org/TR/REC-html40/strict.dtd&quot;&gt;
&lt;html&gt;&lt;head&gt;&lt;meta name=&quot;qrichtext&quot; content=&quot;1&quot; /&gt;&lt;style type=&quot;text/css&quot;&gt;
p, li { white-space: pre-wrap; }
&lt;/style&gt;&lt;/head&gt;&lt;body style=&quot; font-family:'SimSun'; font-size:9pt; font-weight:400; font-style:normal;&quot;&gt;
&lt;p align=&quot;center&quot; style=&quot;-qt-paragraph-type:empty; margin-top:0px; margin-bottom:0px; margin-left:0px; margin-right:0px; -qt-block-indent:0; text-indent:0px;&quot;&gt;&lt;br /&gt;&lt;/p&gt;&lt;/body&gt;&lt;/html&gt;</string>
   </property>
  </widget>
  <widget class="QToolButton" name="reserved1">
   <property name="geometry">
    <rect>
     <x>10</x>
     <y>540</y>
     <width>71</width>
     <height>91</height>
    </rect>
   </property>
   <property name="styleSheet">
    <string notr="true">background-color: rgba(255, 255, 255, 80);
border-radius:18px;
border:2px solid rgb(176, 176, 87);</string>
   </property>
   <property name="text">
    <string/>
   </property>
  </widget>
  <widget class="QToolButton" name="reserved2">
   <property name="geometry">
    <rect>
     <x>90</x>
     <y>540</y>
     <width>71</width>
     <height>91</height>
    </rect>
   </property>
   <property name="styleSheet">
    <string notr="true">background-color: rgba(255, 255, 255, 80);
border-radius:18px;
border:2px solid rgb(176, 176, 87);</string>
   </property>
   <property name="text">
    <string/>
   </property>
  </widget>
  <widget class="QToolButton" name="reserved3">
   <property name="geometry">
    <rect>
     <x>170</x>
     <y>540</y>
     <width>71</width>
     <height>91</height>
    </rect>
   </property>
   <property name="styleSheet">
    <string notr="true">background-color: rgba(255, 255, 255, 80);
border-radius:18px;
border:2px solid rgb(176, 176, 87);</string>
   </property>
   <property name="text">
    <string/>
   </property>
  </widget>
  <widget class="QToolButton" name="noble1">
   <property name="geometry">
    <rect>
     <x>1170</x>
     <y>130</y>
     <width>171</width>
     <height>171</height>
    </rect>
   </property>
   <property name="styleSheet">
    <string notr="true">border-image: url(:/images/贵族/1.png);
border-radius:15px;</string>
   </property>
   <property name="text">
    <string/>
   </property>
  </widget>
  <widget class="QToolButton" name="noble2">
   <property name="geometry">
    <rect>
     <x>1190</x>
     <y>310</y>
     <width>171</width>
     <height>171</height>
    </rect>
   </property>
   <property name="styleSheet">
    <string notr="true">border-image: url(:/images/贵族/2.png);
border-radius:15px;</string>
   </property>
   <property name="text">
    <string/>
   </property>
  </widget>
  <widget class="QToolButton" name="noble3">
   <property name="geometry">
    <rect>
     <x>1210</x>
     <y>490</y>
     <width>171</width>
     <height>171</height>
    </rect>
   </property>
   <property name="styleSheet">
    <string notr="true">border-image: url(:/images/贵族/3.png);
border-radius:15px;</string>
   </property>
   <property name="text">
    <string/>
   </property>
  </widget>
  <widget class="QLabel" name="highlight4_1">
   <property name="geometry">
    <rect>
     <x>8</x>
     <y>538</y>
     <width>75</width>
     <height>95</height>
    </rect>
   </property>
   <property name="styleSheet">
    <string notr="true">border:5px solid rgb(0, 216, 104);
border-radius:18px;</string>
   </property>
   <property name="text">
    <string/>
   </property>
  </widget>
  <widget class="QLabel" name="highlight4_2">
   <property name="geometry">
    <rect>
     <x>88</x>
     <y>538</y>
     <width>75</width>
     <height>95</height>
    </rect>
   </property>
   <property name="styleSheet">
    <string notr="true">border:5px solid rgb(0, 216, 104);
border-radius:18px;</string>
   </property>
   <property name="text">
    <string/>
   </property>
  </widget>
  <widget class="QLabel" name="highlight4_3">
   <property name="geometry">
    <rect>
     <x>168</x>
     <y>538</y>
     <width>75</width>
     <height>95</height>
    </rect>
   </property>
   <property name="styleSheet">
    <string notr="true">border:5px solid rgb(0, 216, 104);
border-radius:18px;</string>
   </property>
   <property name="text">
    <string/>
   </property>
  </widget>
  <widget class="QLabel" name="yellowLight1_1">
   <property name="geometry">
    <rect>
     <x>307</x>
     <y>77</y>
     <width>147</width>
     <height>177</height>
    </rect>
   </property>
   <property name="styleSheet">
    <string notr="true">border-radius:15px;
border:5px solid rgb(218, 218, 108)</string>
   </property>
   <property name="text">
    <string/>
   </property>
  </widget>
  <widget class="QLabel" name="yellowLight1_2">
   <property name="geometry">
    <rect>
     <x>487</x>
     <y>77</y>
     <width>147</width>
     <height>177</height>
    </rect>
   </property>
   <property name="styleSheet">
    <string notr="true">border-radius:15px;
border:5px solid rgb(218, 218, 108)</string>
   </property>
   <property name="text">
    <string/>
   </property>
  </widget>
  <widget class="QLabel" name="yellowLight1_3">
   <property name="geometry">
    <rect>
     <x>667</x>
     <y>77</y>
     <width>147</width>
     <height>177</height>
    </rect>
   </property>
   <property name="styleSheet">
    <string notr="true">border-radius:15px;
border:5px solid rgb(218, 218, 108)</string>
   </property>
   <property name="text">
    <string/>
   </property>
  </widget>
  <widget class="QLabel" name="yellowLight1_4">
   <property name="geometry">
    <rect>
     <x>857</x>
     <y>77</y>
     <width>147</width>
     <height>177</height>
    </rect>
   </property>
   <property name="styleSheet">
    <string notr="true">border-radius:15px;
border:5px solid rgb(218, 218, 108)</string>
   </property>
   <property name="text">
    <string/>
   </property>
  </widget>
  <widget class="QLabel" name="yellowLight2_1">
   <property name="geometry">
    <rect>
     <x>307</x>
     <y>267</y>
     <width>147</width>
     <height>177</height>
    </rect>
   </property>
   <property name="styleSheet">
    <string notr="true">border-radius:15px;
border:5px solid rgb(218, 218, 108)</string>
   </property>
   <property name="text">
    <string/>
   </property>
  </widget>
  <widget class="QLabel" name="yellowLight2_2">
   <property name="geometry">
    <rect>
     <x>487</x>
     <y>267</y>
     <width>147</width>
     <height>177</height>
    </rect>
   </property>
   <property name="styleSheet">
    <string notr="true">border-radius:15px;
border:5px solid rgb(218, 218, 108)</string>
   </property>
   <property name="text">
    <string/>
   </property>
  </widget>
  <widget class="QLabel" name="yellowLight2_3">
   <property name="geometry">
    <rect>
     <x>667</x>
     <y>267</y>
     <width>147</width>
     <height>177</height>
    </rect>
   </property>
   <property name="styleSheet">
    <string notr="true">border-radius:15px;
border:5px solid rgb(218, 218, 108)</string>
   </property>
   <property name="text">
    <string/>
   </property>
  </widget>
  <widget class="QLabel" name="yellowLight2_4">
   <property name="geometry">
    <rect>
     <x>857</x>
     <y>267</y>
     <width>147</width>
     <height>177</height>
    </rect>
   </property>
   <property name="styleSheet">
    <string notr="true">border-radius:15px;
border:5px solid rgb(218, 218, 108)</string>
   </property>
   <property name="text">
    <string/>
   </property>
  </widget>
  <widget class="QLabel" name="yellowLight3_1">
   <property name="geometry">
    <rect>
     <x>307</x>
     <y>467</y>
     <width>147</width>
     <height>177</height>
    </rect>
   </property>
   <property name="styleSheet">
    <string notr="true">border-radius:15px;
border:5px solid rgb(218, 218, 108)</string>
   </property>
   <property name="text">
    <string/>
   </property>
  </widget>
  <widget class="QLabel" name="yellowLight3_2">
   <property name="geometry">
    <rect>
     <x>487</x>
     <y>467</y>
     <width>147</width>
     <height>177</height>
    </rect>
   </property>
   <property name="styleSheet">
    <string notr="true">border-radius:15px;
border:5px solid rgb(218, 218, 108)</string>
   </property>
   <property name="text">
    <string/>
   </property>
  </widget>
  <widget class="QLabel" name="yellowLight3_3">
   <property name="geometry">
    <rect>
     <x>667</x>
     <y>467</y>
     <width>147</width>
     <height>177</height>
    </rect>
   </property>
   <property name="styleSheet">
    <string notr="true">border-radius:15px;
border:5px solid rgb(218, 218, 108)</string>
   </property>
   <property name="text">
    <string/>
   </property>
  </widget>
  <widget class="QLabel" name="yellowLight3_4">
   <property name="geometry">
    <rect>
     <x>857</x>
     <y>467</y>
     <width>147</width>
     <height>177</height>
    </rect>
   </property>
   <property name="styleSheet">
    <string notr="true">border-radius:15px;
border:5px solid rgb(218, 218, 108)</string>
   </property>
   <property name="text">
    <string/>
   </property>
  </widget>
  <widget class="QLabel" name="yellowLight4_1">
   <property name="geometry">
    <rect>
     <x>8</x>
     <y>538</y>
     <width>75</width>
     <height>95</height>
    </rect>
   </property>
   <property name="styleSheet">
    <string notr="true">border-radius:15px;
border:5px solid rgb(218, 218, 108)</string>
   </property>
   <property name="text">
    <string/>
   </property>
  </widget>
  <widget class="QLabel" name="yellowLight4_2">
   <property name="geometry">
    <rect>
     <x>88</x>
     <y>538</y>
     <width>75</width>
     <height>95</height>
    </rect>
   </property>
   <property name="styleSheet">
    <string notr="true">border-radius:15px;
border:5px solid rgb(218, 218, 108)</string>
   </property>
   <property name="text">
    <string/>
   </property>
  </widget>
  <widget class="QLabel" name="yellowLight4_3">
   <property name="geometry">
    <rect>
     <x>168</x>
     <y>538</y>
     <width>75</width>
     <height>95</height>
    </rect>
   </property>
   <property name="styleSheet">
    <string notr="true">border-radius:15px;
border:5px solid rgb(218, 218, 108)</string>
   </property>
   <property name="text">
    <string/>
   </property>
  </widget>
  <widget class="QLabel" name="name2">
   <property name="geometry">
    <rect>
     <x>0</x>
     <y>170</y>
     <width>161</width>
     <height>41</height>
    </rect>
   </property>
   <property name="styleSheet">
    <string notr="true">background-color:rgba(130, 87, 103,0.8);
border-radius:15px;
border:1px solid rgb(197, 197, 98);
font: 18pt &quot;隶书&quot;;
color:white;</string>
   </property>
   <property name="text">
    <string/>
   </property>
  </widget>
  <widget class="QLabel" name="name1">
   <property name="geometry">
    <rect>
     <x>10</x>
     <y>755</y>
     <width>161</width>
     <height>41</height>
    </rect>
   </property>
   <property name="styleSheet">
    <string notr="true">background-color:rgba(130, 87, 103,0.8);
border-radius:15px;
border:1px solid rgb(197, 197, 98);
font: 18pt &quot;隶书&quot;;
color:white;</string>
   </property>
   <property name="text">
    <string/>
   </property>
  </widget>
  <zorder>background</zorder>
  <zorder>gold_num</zorder>
  <zorder>black_num</zorder>
  <zorder>red_num</zorder>
  <zorder>green_num</zorder>
  <zorder>blue_num</zorder>
  <zorder>white_num</zorder>
  <zorder>label</zorder>
  <zorder>selectBlack</zorder>
  <zorder>selectRed</zorder>
  <zorder>selectGreen</zorder>
  <zorder>selectBlue</zorder>
  <zorder>selectWhite</zorder>
  <zorder>changeMan</zorder>
  <zorder>money</zorder>
  <zorder>gold_have</zorder>
  <zorder>green_have</zorder>
  <zorder>black_have</zorder>
  <zorder>blue_have</zorder>
  <zorder>white_have</zorder>
  <zorder>red_have</zorder>
  <zorder>re</zorder>
  <zorder>oppo_turn</zorder>
  <zorder>oppo_turn_2</zorder>
  <zorder>oppo1</zorder>
  <zorder>black_card</zorder>
  <zorder>blue_card</zorder>
  <zorder>green_card</zorder>
  <zorder>red_card</zorder>
  <zorder>white_card</zorder>
  <zorder>noble1</zorder>
  <zorder>noble2</zorder>
  <zorder>noble3</zorder>
  <zorder>yellowLight1_1</zorder>
  <zorder>yellowLight1_2</zorder>
  <zorder>yellowLight1_3</zorder>
  <zorder>yellowLight1_4</zorder>
  <zorder>yellowLight2_1</zorder>
  <zorder>yellowLight2_2</zorder>
  <zorder>yellowLight2_3</zorder>
  <zorder>yellowLight2_4</zorder>
  <zorder>yellowLight3_1</zorder>
  <zorder>yellowLight3_2</zorder>
  <zorder>yellowLight3_3</zorder>
  <zorder>yellowLight3_4</zorder>
  <zorder>yellowLight4_1</zorder>
  <zorder>yellowLight4_2</zorder>
  <zorder>yellowLight4_3</zorder>
  <zorder>highlight1_1</zorder>
  <zorder>highlight1_2</zorder>
  <zorder>highlight1_3</zorder>
  <zorder>highlight1_4</zorder>
  <zorder>highlight2_1</zorder>
  <zorder>highlight2_2</zorder>
  <zorder>highlight2_3</zorder>
  <zorder>highlight2_4</zorder>
  <zorder>highlight3_1</zorder>
  <zorder>highlight3_2</zorder>
  <zorder>highlight3_3</zorder>
  <zorder>highlight3_4</zorder>
  <zorder>highlight4_1</zorder>
  <zorder>highlight4_2</zorder>
  <zorder>highlight4_3</zorder>
  <zorder>card1_1</zorder>
  <zorder>card1_2</zorder>
  <zorder>card1_3</zorder>
  <zorder>card2_2</zorder>
  <zorder>card2_3</zorder>
  <zorder>card2_1</zorder>
  <zorder>card1_4</zorder>
  <zorder>card3_1</zorder>
  <zorder>card2_4</zorder>
  <zorder>card3_3</zorder>
  <zorder>card3_4</zorder>
  <zorder>card3_2</zorder>
  <zorder>reserved1</zorder>
  <zorder>reserved2</zorder>
  <zorder>reserved3</zorder>
  <zorder>name2</zorder>
  <zorder>gradePeople2</zorder>
  <zorder>name1</zorder>
  <zorder>gradePeople1</zorder>
 </widget>
 <layoutdefault spacing="6" margin="11"/>
 <resources/>
 <connections/>
</ui>
